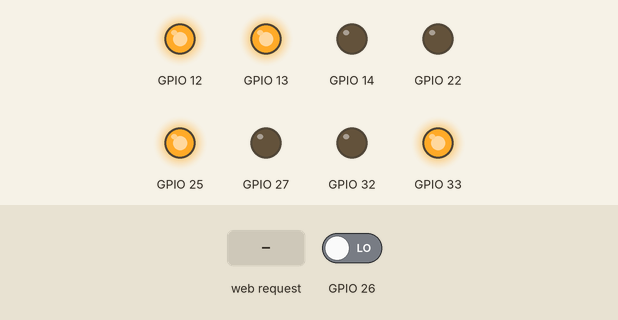
This sketch was run on a simulated ESP32. On the bench: output pins drawn as LEDs (lit = HIGH). The inputs (shaded band) are chosen by the test bench; at power-on: GPIO 26 LOW. WiFi joins after 1.5 s; servers stay silent unless stated; what the sketch prints to the serial monitor is not drawn.

Above: at 2.7 s.
2.8 s: HTTP request GET /ATAS received
At 5.6 s:
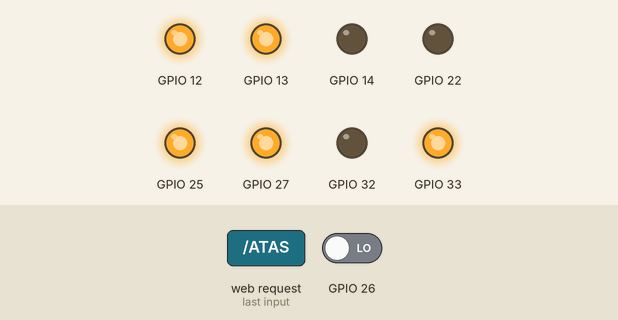
5.8 s: HTTP request GET /BAWAH received
At 8.0 s:
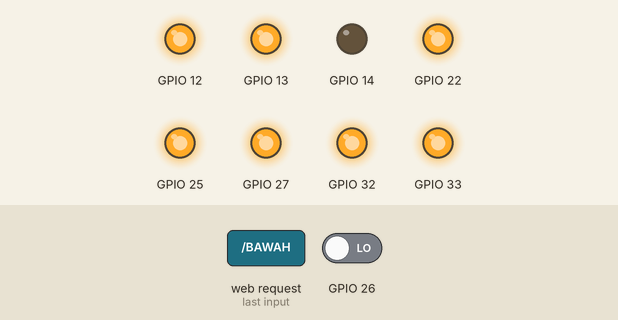
8.8 s: HTTP request GET /ATAS received
At 12.7 s:
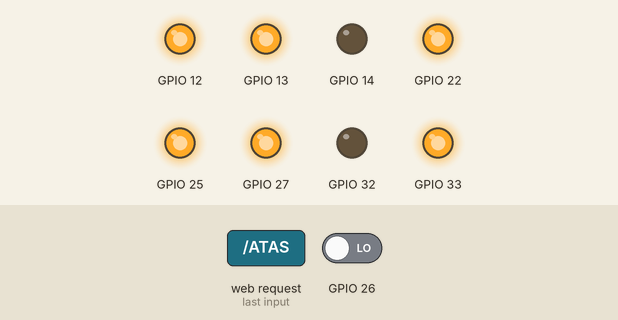
Timing chart, 0 to 14.2 s (numbered marks = the images above; inputs shaded):
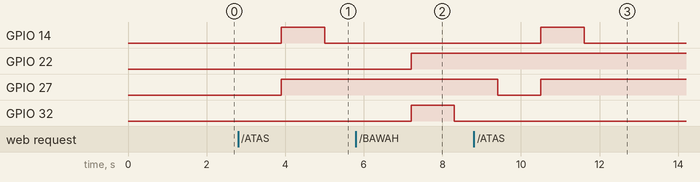

The sketch:

anemia.ino
```cpp
#include <WiFi.h>  //header  komunikasi Wi-Fi ESP 32


/*____________________KOMUNIKASI INTERNET_____________________*/
const char* ssid     = "Pixel"; //ID hotspot (nama hotspot)
const char* password = "bimap8888"; //password hotspot
WiFiServer server(80); //Server Address
/*____________________________________________________________*/

/*_________________INISIALISASI SENSOR WARNA______________*/
// Frekuensi Photo dioda
int redFrequency1 = 0;
int greenFrequency1 = 0;
int blueFrequency1 = 0;

// Tipe data Warna RGB
int redColor1 = 263;int redcon1;float redstat1;float resultred1;
//tipe data (int) namaoffset;, tipe data (int) nama variable1;, tipe data (float) nama variable2;, tipe data (float) nama hasil;
//... dan seterusnya untuk nilai offset yang lain
int greenColor1 = 0;
int blueColor1 = 0;

// Frekuensi Photo dioda
int redFrequency2 = 0;
int greenFrequency2 = 0;
int blueFrequency2 = 0;
// Tipe data Warna RGB
int redColor2 = 0;
int greenColor2 = 0;
int blueColor2 = 0;
/*____________________________________________________________*/


void setup()
{
    //Baud Rate untuk Serial Monitor
    Serial.begin(115200);

    // Setting output
    // sensor1
    pinMode(12, OUTPUT);
    pinMode(13, OUTPUT);
    pinMode(14, OUTPUT);
    pinMode(27, OUTPUT);
    //sensor2
    pinMode(25, OUTPUT);
    pinMode(33, OUTPUT);
    pinMode(32, OUTPUT);
    pinMode(22, OUTPUT);

    // Setting input
    pinMode(23, INPUT);
    pinMode(26, INPUT);

    // Setting frequency scaling kelitian 100%
    digitalWrite(12,HIGH);
    digitalWrite(13,HIGH);
    digitalWrite(25,HIGH);
    digitalWrite(33,HIGH);
    delay(10);

    // Koneksi Dimulai
    Serial.println();
    Serial.println();
    Serial.print("Menyambungkan ");
    Serial.println(ssid);

    WiFi.begin(ssid, password);

    while (WiFi.status() != WL_CONNECTED) {
        delay(500);
        Serial.print(".");
    }
    //Event sukses
    Serial.println("");
    Serial.println("WiFi Tersambung.");
    Serial.println("IP address: ");
    Serial.println(WiFi.localIP());

    server.begin();

}


void loop(){
 WiFiClient client = server.available();   // Komunikasi clients

  if (client) {
    Serial.println("New Client.");           // Display saat ada event
    String currentLine = "";
    while (client.connected()) {
      if (client.available()) {
        char c = client.read();
        Serial.write(c);
        if (c == '\n') {

          if (currentLine.length() == 0) {
            client.println("HTTP/1.1 200 OK");
            client.println("Content-type:text/html");
            client.println();
            client.print("<p>\n</p>");
            client.print("\n\nButton <a href=\"/ATAS\">ON</a> Deteksi 1 Dimulai.<br>");
            client.print("Button <a href=\"/BAWAH\">ON</a> Deteksi 2 Dimulai.<br>");
            client.print("Button <a href=\"/STATUS\">CHECK</a> Klik untuk hasil.<br>");
            client.print("<h1>KELOMPOK 5</h1>\n");
            client.print("<h3>Deteksi Anemia dini pada Ibu Hamil</h3>\n");
            break;
          } else {
            currentLine = "";
          }
        } else if (c != '\r') {
          currentLine += c;
        }

        // Validasi "GET /ATAS" atau "GET /BAWAH":
        if (currentLine.endsWith("GET /ATAS")) {// SISTEM /ATAS ON
          bacaatas();
             client.print("<p>Status RED Tangan atas : ");
             client.print((int)redColor1);
             client.print("%\n</p>");
             client.print("<p>Status GREEN Tangan atas : ");
             client.print((int)greenColor1);
             client.print("%\n</p>");
             client.print("<p>Status BLUE Tangan atas : ");
             client.print((int)blueColor1);
             client.print("%\n</p>");

        }
        if (currentLine.endsWith("GET /BAWAH")) {// SISTEM /BAWAH ON
          bacabawah();
             client.print("<p>Status RED Tangan bawah : ");
             client.print((int)redColor2);
             client.print("%\n</p>");
             client.print("<p>Status GREEN Tangan bawah : ");
             client.print((int)greenColor2);
             client.print("%\n</p>");
             client.print("<p>Status BLUE Tangan bawah : ");
             client.print((int)blueColor2);
             client.print("%\n</p>");

        }
        if (currentLine.endsWith("GET /STATUS"))  {// SISTEM /STATUS ON

            if(resultred1>redColor1/*data offset tangan bawah*/ && resultred1>redColor1/*data offset tangan atas*/) //nilai offset dijadikan acuan yang akan dicapai / dilampaui untuk memenuhi kondisi aman
              {
              client.print("<p>Status aman</p>");
              }
              else //nilai dibawah offset akan dianggap tidak memenuhi syarat
              {client.print("<p>Diagnosa awal Anemia, segera ke Dokter.</p>");}

            //struktur program baru jika data yang diukur lebih dari 1 dengan kondisi warna tangan yang berbeda-beda dengan nilai offset yang berbeda juga
            //if (data1 validasi offset 1){kondisi1}
            //else if (data2 validasi offset 2){kondisi2}
            //else if (data 3 validasi offset 3) {kondisi3}
            //catatan : jangan lupa untuk mendaftarkan (meng - inisialisasi) tipe data dari nilai / variable offset yang baru sebelum digunakan pada validasi ini

        }
      }
    }
    // close connection:
    client.stop();
    Serial.println("Client Disconnected.");
  }
}


/*_________________FUNGSI SENSOR WARNA 1______________*/
void bacaatas()
{
    // Setting RED (R)
  digitalWrite(14,LOW);
  digitalWrite(27,LOW);

  // pembacaan Output frekuensi
  redFrequency1 = pulseIn(26, LOW);
  redColor1 = map(redFrequency1, 70, 120, 255,0);
  /*___RUMUS___*/
  //DATA 1
  redstat1 = 1.14/100*redColor1;
  resultred1 = redColor1-redstat1;
  /*___RUMUS___*/

  // Print RED (R)
  Serial.print("R = ");
  Serial.print(redColor1);
  delay(100);

  // Setting GREEN (G)
  digitalWrite(14,HIGH);
  digitalWrite(27,HIGH);

  // pembacaan Output frekuensi
  greenFrequency1 = pulseIn(26, LOW);
  greenColor1 = map(greenFrequency1, 100, 199, 255, 0);

  // Print GREEN (G)
  Serial.print(" G = ");
  Serial.print(greenColor1);
  delay(100);

  // Setting BLUE (B)
  digitalWrite(14,LOW);
  digitalWrite(27,HIGH);

   // pembacaan Output frekuensi
  blueFrequency1 = pulseIn(26, LOW);
  blueColor1 = map(blueFrequency1, 38, 84, 255, 0);

  // Print BLUE (B)
  Serial.print(" B = ");
  Serial.print(blueColor1);
  delay(100);

  // Tampilan di serial monitor
  if(redColor1 > greenColor1 && redColor1 > blueColor1){
      Serial.println("STATUS RGB - MERAH");
  }
  if(greenColor1 > redColor1 && greenColor1 > blueColor1){
    Serial.println("STATUS RGB - HIJAU");
  }
  if(blueColor1 > redColor1 && blueColor1 > greenColor1){
    Serial.println("STATUS RGB - BIRU");
  }
}
/*____________________________________________________________*/


/*_________________FUNGSI SENSOR WARNA 2______________*/
void bacabawah()
{
    // Setting RED (R)
  digitalWrite(32,LOW);
  digitalWrite(22,LOW);

  // pembacaan Output frekuensi
  redFrequency2 = pulseIn(26, LOW);
  redColor2 = map(redFrequency2, 70, 120, 255,0);

  // Print RED (R)
  Serial.print("R = ");
  Serial.print(redColor2);
  delay(100);

  // Setting GREEN (G)
  digitalWrite(32,HIGH);
  digitalWrite(22,HIGH);

  // pembacaan Output frekuensi
  greenFrequency2 = pulseIn(26, LOW);
  greenColor2 = map(greenFrequency2, 100, 199, 255, 0);

  // Print GREEN (G)
  Serial.print(" G = ");
  Serial.print(greenColor2);
  delay(100);

  // Setting BLUE (B)
  digitalWrite(32,LOW);
  digitalWrite(22,HIGH);

   // pembacaan Output frekuensi
  blueFrequency2 = pulseIn(26, LOW);
  blueColor2 = map(blueFrequency2, 38, 84, 255, 0);

  // Print BLUE (B)
  Serial.print(" B = ");
  Serial.print(blueColor2);
  delay(100);

  // Tampilan di serial monitor
  if(redColor2 > greenColor2 && redColor2 > blueColor2){
      Serial.println("STATUS RGB - MERAH");
  }
  if(greenColor2 > redColor2 && greenColor2 > blueColor2){
    Serial.println("STATUS RGB - HIJAU");
  }
  if(blueColor2 > redColor2 && blueColor2 > greenColor2){
    Serial.println("STATUS RGB - BIRU");
  }
}
/*____________________________________________________________*/
```

Measured:
- after the input at 2.8 s, GPIO 14: LOW → HIGH after 1.1 s, → LOW 1.1 s later; GPIO 27: LOW → HIGH after 1.1 s
- after the input at 5.8 s, GPIO 22: LOW → HIGH after 1.4 s; GPIO 32: LOW → HIGH after 1.4 s, → LOW 1.1 s later
- after the input at 8.8 s, GPIO 14: LOW → HIGH after 1.7 s, → LOW 1.1 s later; GPIO 27: HIGH → LOW after 0.61 s, → HIGH 1.1 s later
